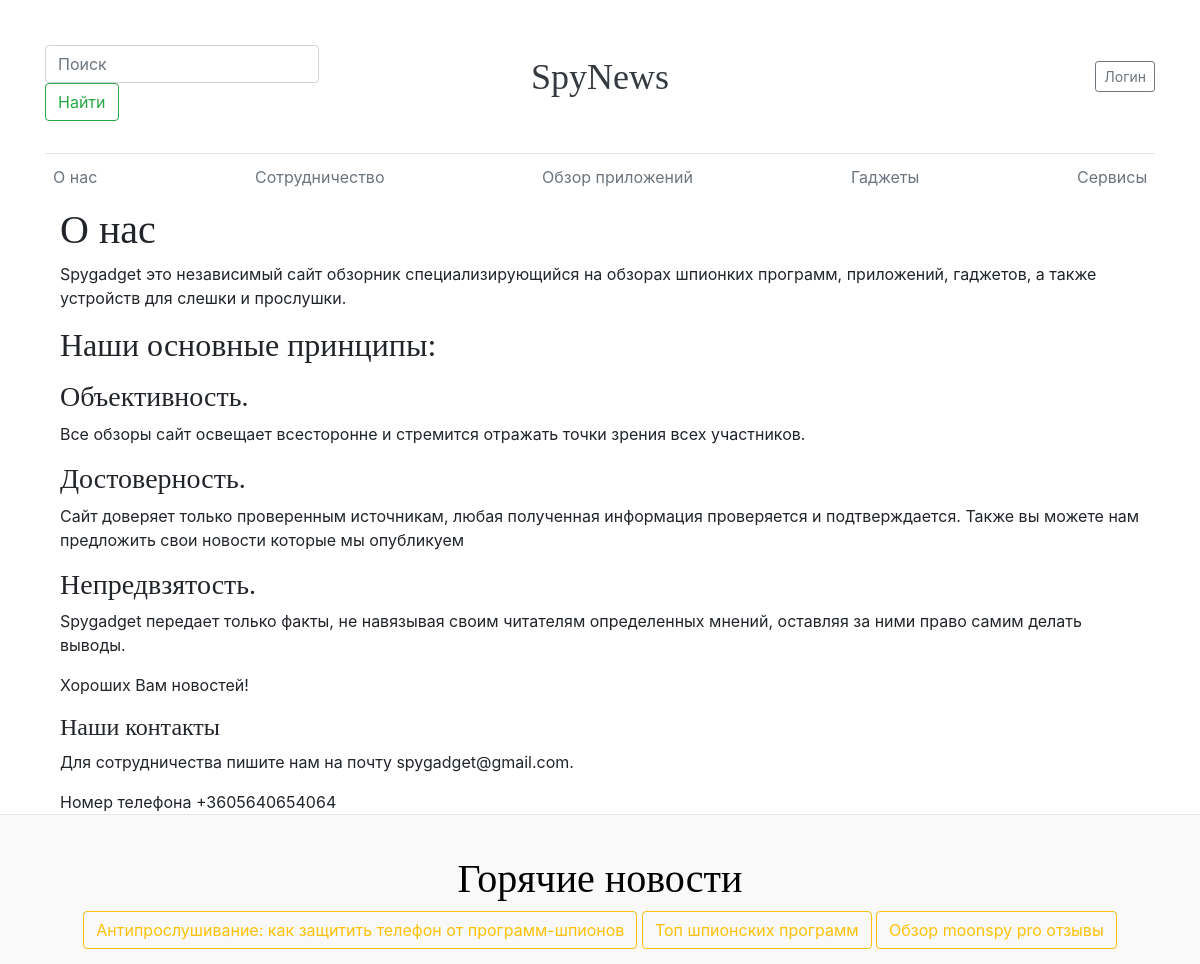
The app's page /info/ with its own data.
### News/models.py (models this page shows, shortened)
class Article(models.Model):
    R = "R"
    A = "A"
    status_choice = (
        (R, 'На рассмотрении'),
        (A, 'Принято'),
    )
    status = models.CharField('Cтатус', max_length=2, choices=status_choice, default=R)
    article_title = models.CharField('Название cтатьи', max_length=100)
    article_text = RichTextField('Текст статьи')
    genres = models.ManyToManyField('Genre', blank=True, related_name='Жанры')
    article_image = models.ImageField('Фото', upload_to='images', height_field=None, width_field=None, max_length=100, blank=True)
    article_slug = models.SlugField('Идентификатор', unique=False, max_length=150, blank=True)
    pub_date = models.DateTimeField('Дата публикации', auto_now_add=True)
    author = models.ForeignKey(User, models.SET_NULL, blank=True, null=True)
    class Meta:
        verbose_name = 'Статья'
        verbose_name_plural = 'Статьи'

### News/views.py (the view)
# urls.py: path('info/', views.info, name='info_url'),
def info(request):
    context = {'articles': footer_news(request)}
    context.update({'page_title': 'О нас'})
    return render(request, 'News/info.html', context=context)

### News/views.py (called while the page is built)
def footer_news(request):
    articles = Article.objects.filter(status__iexact='A').order_by('-pub_date')[:4]
    return articles

### News/templates/News/info.html (shortened to what this page needs)
{% extends 'News/base.html' %}
{% block content %}
    <h1>О нас</h1>
    <p>Spygadget это независимый сайт обзорник специализирующийся на обзорах шпионких программ, приложений, гаджетов, а также устройств для слешки и прослушки.</p>
    <h2>Наши основные принципы:</h2>
    <p><h3>Объективность.</h3> Все обзоры сайт освещает всесторонне и стремится отражать точки зрения всех участников.</p>
    <p><h3>Достоверность.</h3> Сайт доверяет только проверенным источникам, любая полученная информация проверяется и подтверждается. Также вы можете нам предложить свои новости которые мы опубликуем</p>
    <p><h3>Непредвзятость.</h3> Spygadget передает только факты, не навязывая своим читателям определенных мнений, оставляя за ними право самим делать выводы.</p>
        <p>Хороших Вам новостей!</p>
    <h4>Наши контакты</h4>
    <p>Для сотрудничества пишите нам на почту spygadget@gmail.com.</p>
    <p>Номер телефона +3605640654064</p>
{% endblock %}

### templates/base.html (shortened to what this page needs)
{% load static %}
<html lang="en"><head>
<link rel="stylesheet" href="{% static 'css/animate.css' %}">
<link rel="stylesheet" href="https://cdn.jsdelivr.net/gh/fancyapps/fancybox@3.5.7/dist/jquery.fancybox.min.css" />
<link href="{% static 'css/bootstrap.min.css' %}" rel="stylesheet" >
    <link href="{% static 'css/style.css' %}" rel="stylesheet">
    <link href="{% static 'css/bootstrap.css' %}" rel="stylesheet">
</head>
<body style="
    margin-bottom: 150px;
">
<div class="container">
    <header class="blog-header py-3">
        <div class="row flex-nowrap justify-content-between align-items-center">
            <div class="col-4 pt-1" style="margin-top: 25px;">
                    <form class="form-inline mt-2 mt-md-0" method="POST" action="{% url 'main_url' %}">
                     <input class="form-control mr-sm-2" type="search" placeholder="Поиск" aria-label="Search" name="search" action="{% url 'main_url' %}">
                     <button class="btn btn-outline-success my-2 my-sm-0" type="submit">Найти</button>
                </form>
            </div>
            <div class="col-4 text-center">
                <a class="blog-header-logo text-dark" href="{% url 'main_url' %}">SpyNews</a>
            </div>
            <div class="col-4 d-flex justify-content-end align-items-center">
                {% if user.is_authenticated %}
                <a class="btn btn-sm btn-outline-secondary" href="{% url 'logout_url' %}">Выйти</a>
                {% else %}
                    <a class="btn btn-sm btn-outline-secondary" href="{% url 'login_url' %}">Логин</a>
                {% endif %}
            </div>
        </div>
    </header>
    <div class="nav-scroller py-1 mb-2">
        <nav class="nav d-flex justify-content-between">
            <a class="p-2 text-muted bounceIn animated" href="{% url 'info_url' %}">О нас</a>
            <a class="p-2 text-muted bounceIn animated" href="{% url 'cooperation_url' %}">Сотрудничество</a>
            <a class="p-2 text-muted bounceIn animated" href="{% url 'tag_view_url' 'обзор-1570758347' %}">Обзор приложений</a>
            <a class="p-2 text-muted bounceIn animated" href="{% url 'tag_view_url' 'гаджеты' %}">Гаджеты</a>
            <a class="p-2 text-muted bounceIn animated" href="{% url 'tag_view_url' 'сервисы' %}">Сервисы</a>
        </nav>
    </div>
    <div class="container">
        {% block content %}{% endblock %}
    </div>
</div>
<footer class="blog-footer">
    <h1 style="color: black;">Горячие новости</h1>
    {% block footer %}
     {% for article in articles %}
         <a class="btn btn-outline-warning" href="{% url 'view_article_url' article.article_slug %}">{{ article.article_title }}</a>
    {% endfor %}
    {% endblock %}
</footer>
</body>
</html>

### static/css/style.css (style rules this page uses)
html { position: relative; min-height: 100%; }
.blog-header { line-height: 1; border-bottom: 1px solid #e5e5e5; }
.blog-header-logo { font-family: "Playfair Display", Georgia, "Times New Roman", serif; font-size: 2.25rem; }
h1, h2, h3, h4, h5, h6 { font-family: "Playfair Display", Georgia, "Times New Roman", serif; }
.nav-scroller { position: relative; z-index: 2; height: 2.75rem; overflow-y: hidden; }
.nav-scroller .nav { display: -ms-flexbox; display: flex; -ms-flex-wrap: nowrap; flex-wrap: nowrap; padding-bottom: 1rem; margin-top: -1px; overflow-x: auto; text-align: center; white-space: nowrap; -webkit-overflow-scrolling: touch; }
.blog-footer { padding: 2.5rem 0; color: #999; text-align: center; background-color: #f9f9f9; border-top: .05rem solid #e5e5e5; position: absolute; bottom: 0; width: 100%; height: 150px; }

### records on screen
Article: article_title "Антипрослушивание: как защитить телефон от программ-шпионов"
Article: article_title "Топ шпионских программ"
Article: article_title "Обзор moonspy pro отзывы"
